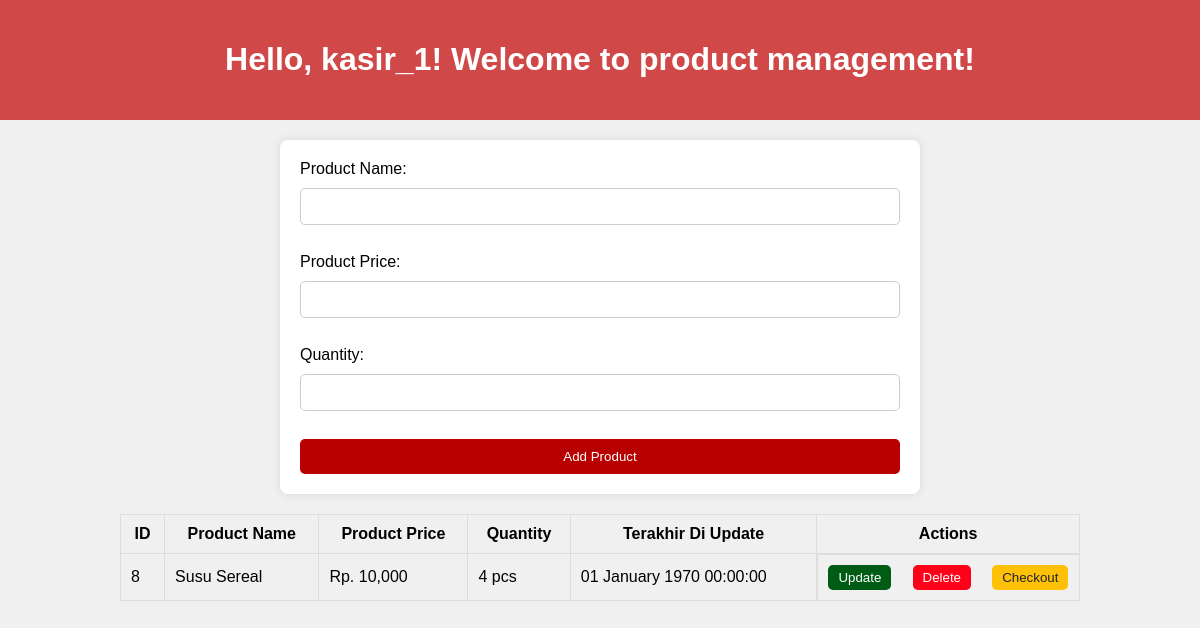
The app's page /pages/kasir/manage_product.php (signed in) with its own data.
### tables this page shows
CREATE TABLE `products` (
  `id` int(20) NOT NULL,
  `nama_produk` varchar(40) DEFAULT NULL,
  `harga_produk` int(20) DEFAULT NULL,
  `created_at` timestamp NOT NULL DEFAULT current_timestamp(),
  `updated_at` timestamp NULL DEFAULT NULL,
  `jumlah` int(20) NOT NULL,
  `kode_unik` varchar(255) DEFAULT NULL,
  `status` enum('tersedia','tidak tersedia') NOT NULL
);

### pages/kasir/manage_product.php (the view, shortened to what this page needs)
<?php
require_once('../../db/DB_connection.php');
$query = "SELECT * FROM products";
$result = $conn->query($query);
?>
<!DOCTYPE html>
<html lang="en">
<head>
    <link rel='stylesheet' href='../../Assets/style/manage_product.css'>
</head>
<body>
    <div class="header">
        <h1>Hello, <?php echo htmlspecialchars($_SESSION['nama']); ?>! Welcome to product management!</h1>
    </div>
    <div class="form-container">
        <form action="../../db/DB_add_product.php" method="post">
            <label for="nama_produk">Product Name:</label>
            <input type="text" name="nama_produk" required>
            <br>
            <label for="harga_produk">Product Price:</label>
            <input type="number" name="harga_produk" required>
            <br>
            <label for="jumlah">Quantity:</label>
            <input type="number" name="jumlah" required>
            <br>
            <button type="submit" class="button-submit"  name="add_product">Add Product</button>
        </form>
    </div>
    <table>
        <tr>
            <th>ID</th>
            <th>Product Name</th>
            <th>Product Price</th>
            <th>Quantity</th>
            <th>Terakhir Di Update</th>
            <th>Actions</th>
        </tr>
        <?php while ($row = $result->fetch_assoc()): ?>
            <tr>
                <td><?php echo $row['id']; ?></td>
                <td><?php echo htmlspecialchars($row['nama_produk']); ?></td>
                <td>Rp. <?php echo number_format($row["harga_produk"]); ?></td>
                <td><?php echo number_format($row['jumlah']); ?> pcs</td>
                <td><?php echo date('d F Y H:i:s', strtotime($row['updated_at'])); ?></td>
                <td class="action-buttons">
                    <form action="update_product.php" method="get">
                        <button class="update-button" type="submit">Update</button>
                    </form>
                    <form action="../../db/DB_delete_product.php" method="post">
                        <button type="submit" class="delete-button" name="delete_product" onclick="return confirm('Are you sure you want to delete this product?')">Delete</button>
                    </form>
                    <form action="../../db/DB_procces_checkout.php" method="post">
                        <button type="submit" class="checkout-button" name="checkout_product">Checkout</button>
                    </form>
                </td>
            </tr>
        <?php endwhile; ?>
    </table>
</body>
</html>

### assets/style/manage_product.css (style rules this page uses)
body { font-family: Arial, sans-serif; background-color: #f0f0f0; margin: 0; padding: 0; }
.header { background-color: #D04848; color: #fff; padding: 20px; text-align: center; }
.form-container { margin: 20px auto; width: 80%; max-width: 600px; background-color: #fff; padding: 20px; border-radius: 8px; box-shadow: 0px 0px 10px rgba(0, 0, 0, 0.1); }
form { display: flex; flex-direction: column; }
form label { margin-bottom: 10px; }
form input[type="text"], form input[type="number"] { padding: 10px; border: 1px solid #ccc; border-radius: 5px; margin-bottom: 10px; }
.button-submit { padding: 10px; background-color: #B80000; color: #fff; border: none; border-radius: 5px; cursor: pointer; transition: background-color 0.3s; }
table { width: 80%; margin: 20px auto; border-collapse: collapse; }
table th, table td { border: 1px solid #ddd; padding: 10px; }
.action-buttons { display: flex; justify-content: space-between; }
.update-button, .delete-button, .checkout-button { padding: 5px 10px; border: none; border-radius: 5px; cursor: pointer; }
.update-button { background-color: #005c15; color: #fff; }
.delete-button { background-color: #ff0019; color: #fff; }
.checkout-button { background-color: #ffc107; color: #212529; }

### records on screen
products: id "8", nama_produk "Susu Sereal", harga_produk "10,000", jumlah "4", updated_at "01 January 1970 00:00:00"

### other values on screen
$_SESSION['nama'] "kasir_1"
